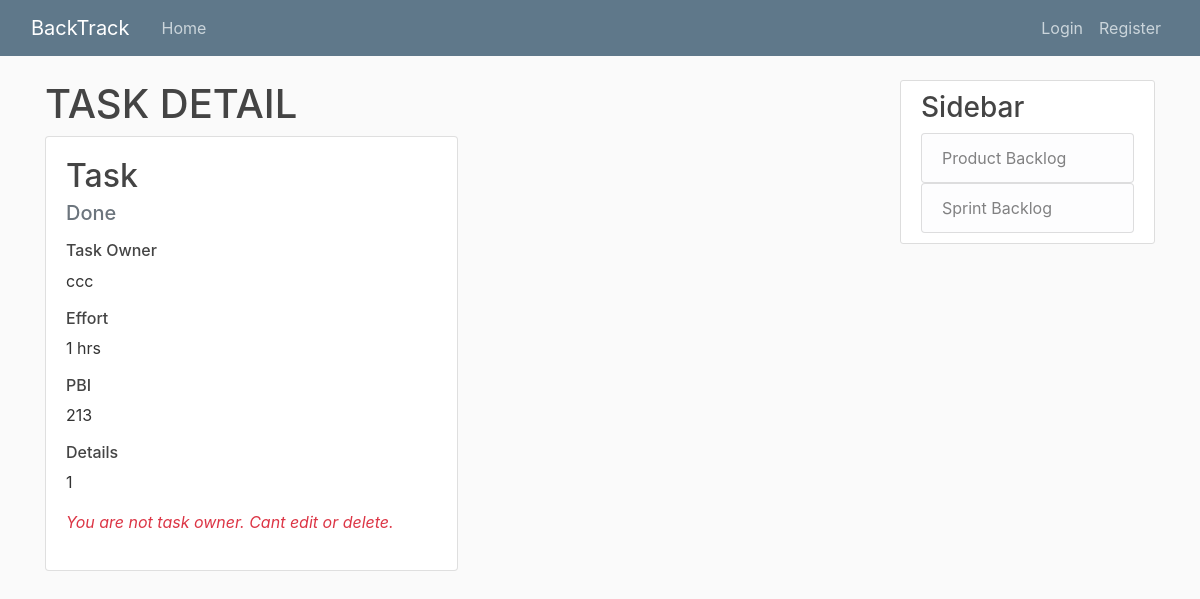
Page /testing-sprint_23/task_detail/18 on the committed database.
### sprintBacklog/models.py (models this page shows, shortened)
class Task(models.Model):
	title = models.CharField(max_length=20, default="Task")
	status_choice = [
		('To Do', 'To Do'),
		('Doing', 'Doing'),
		('Done', 'Done'),
	]
	status = models.CharField(
		max_length = 5,
		choices = status_choice,
		default ='To Do',
	)
	effort = models.IntegerField("effort(hour)")
	details = models.TextField(null=True)
	sprint = models.ForeignKey(Sprint, on_delete=models.CASCADE, default=None)
	PBI = models.ForeignKey(PBI, on_delete=models.CASCADE, default=None)
	task_owner = models.ForeignKey(User, on_delete=models.SET_NULL, default=None, null=True, blank=True)
	def editable(self):
		return not self.sprint.status == 'Ended'

### users/models.py (models this page shows, shortened)
class User(AbstractBaseUser):
	email				=	models.EmailField(verbose_name="email",max_length=60, unique=True)
	position			=	models.CharField(
								max_length=32,
							)
	first_name			=	models.CharField(max_length=30, unique=False, default=False)
	last_name			= 	models.CharField(max_length=20, unique=False, default = False)
	username			=	models.CharField(max_length=10,unique=True)
	date_joined			=	models.DateTimeField(verbose_name='date joined', auto_now_add = True)
	last_login			=	models.DateTimeField(verbose_name='last login', auto_now=True)
	is_admin			=	models.BooleanField(default=False)
	is_active			=	models.BooleanField(default=True)
	is_staff			=	models.BooleanField(default=False)
	is_superuser		=	models.BooleanField(default=False)
	project				= 	models.ManyToManyField(Project)
	USERNAME_FIELD	=	'email'
	REQUIRED_FIELDS	=	['username',]
	objects = MyAccountManager()
	def __str__(self):
		return self.username

### productBacklog/models.py (models this page shows, shortened)
class PBI(models.Model):
	priority = models.IntegerField()
	title = models.CharField(max_length=20)
	status_choice = [
		('To Do', 'To Do'),
		('Doing', 'Doing'),
		('Done', 'Done'),
		('Unfinished', 'Unfinished')
	]
	status = models.CharField(
		max_length = 20,
		choices = status_choice,
		default = 'To Do',
	)
	ESP = models.IntegerField("estimated story point")
	details = models.TextField()
	project = models.ForeignKey(Project, on_delete=models.CASCADE, blank=True, null=True, default=None)
	sprint = models.ManyToManyField(Sprint) # , blank=True, null=True, default=None)

### sprintBacklog/views.py (the view)
# urls.py: path('<int:sprint>/task_detail/<int:pk>', TaskDetailView.as_view(), name='task-detail'),
class TaskDetailView(DetailView):
	model = Task
	template_name = 'sprintBacklog/taskdetail.html'
	context_object_name = 'task'
	def dispatch(self, request, *args, **kwargs):
		self.project = get_object_or_404(Project, slug=kwargs['project'])
		self.sprint = Sprint.objects.get(pk=kwargs['sprint'])
		self.task = Task.objects.get(pk=kwargs['pk'])
		return super().dispatch(request, *args, **kwargs)
	def get_context_data(self, **kwargs):
		context = super().get_context_data(**kwargs)
		context['sprint'] = self.sprint
		context['project'] = self.project
		context['editable'] = self.task.editable()
		return context

### templates/SprintBacklog/taskdetail.html
{% extends "base_narrow.html" %}
{% block content %}
	<h1>TASK DETAIL</h1>
	<div class="card w-50">
		<div class="card-body">
			<h2 class="card-title">{{ task.title }}</h2>
			<h5 class="card-subtitle text-muted mb-3">{{ task.status }}</h5>
			<h6>Task Owner</h6>
    		<p class="mb-3">{{ task.task_owner}}</p>
    		<h6>Effort</h6>
    		<p class="mb-3">{{ task.effort }} hrs</p>
    		<h6>PBI</h6>
    		<p class="mb-3">{{ task.PBI.title }}</p>
    		<h6>Details</h6>
    		<p class="mb-3" style="text-align: justify;" >{{ task.details }}</p>
	    	<div class="toolbar">
	    		{% if editable %}
	    			{% if task.task_owner == user or task.task_owner == none%}
	    				<a class= "btn btn-outline-info" href="{% url 'task-update' project.slug sprint.pk task.pk %}">Edit</a>
	    				<a class="btn btn-outline-danger" href="{% url 'task-delete' project.slug sprint.pk task.pk %}">Delete</a>
	    			{%else%}
	    				<p class="text-danger font-italic">You are not task owner. Cant edit or delete.</p>
					{%endif%}
	    		{% endif %}
	    	</div>
    	</div>
	</div>
{% endblock content %}

### productBacklog/static/PBI/main.css (style rules this page uses)
body { background: #fafafa; color: #333333; margin-top: 5rem; }
h1, h2, h3, h4, h5, h6 { color: #444444; }

### rows in the picture
Task: title "Task", status "Done", task_owner "ccc", effort "1", PBI "213", details "1"
